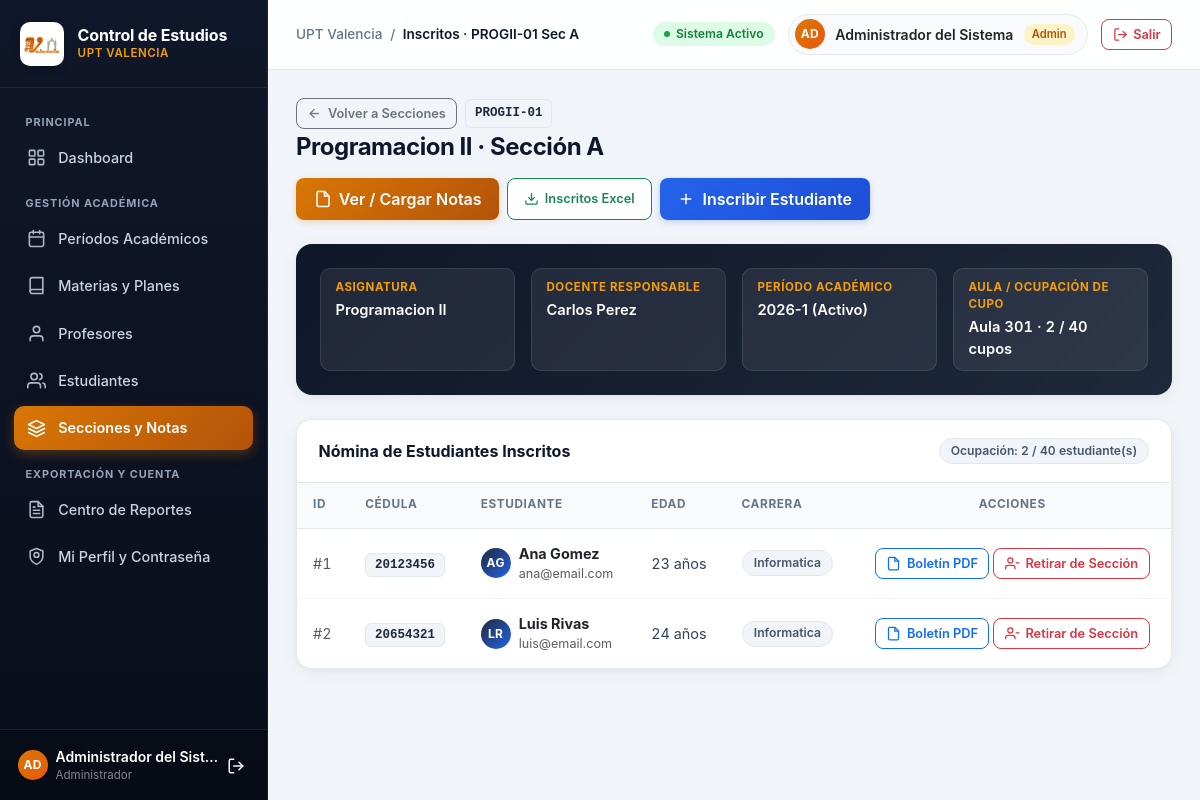
Screenshot of /seccion/estudiantes/1 (signed in) with the database file from the repository.
### tables this page shows
CREATE TABLE secciones (
    id INT AUTO_INCREMENT PRIMARY KEY,
    materia_id INT NOT NULL,
    profesor_id INT NOT NULL,
    periodo_id INT NOT NULL,
    codigo_seccion VARCHAR(10) NOT NULL,
    aula VARCHAR(30) NULL,
    horario VARCHAR(100) NULL,
    created_at TIMESTAMP DEFAULT CURRENT_TIMESTAMP,
    CONSTRAINT fk_seccion_materia FOREIGN KEY (materia_id)
        REFERENCES materias(id) ON DELETE RESTRICT ON UPDATE CASCADE,
    CONSTRAINT fk_seccion_profesor FOREIGN KEY (profesor_id)
        REFERENCES profesores(id) ON DELETE RESTRICT ON UPDATE CASCADE,
    CONSTRAINT fk_seccion_periodo FOREIGN KEY (periodo_id)
        REFERENCES periodos(id) ON DELETE RESTRICT ON UPDATE CASCADE,
    CONSTRAINT uk_seccion_periodo UNIQUE (materia_id, periodo_id, codigo_seccion)
);

CREATE TABLE materias (
    id INT AUTO_INCREMENT PRIMARY KEY,
    codigo VARCHAR(20) NOT NULL UNIQUE,
    nombre VARCHAR(100) NOT NULL,
    creditos INT NOT NULL DEFAULT 3,
    descripcion TEXT NULL,
    created_at TIMESTAMP DEFAULT CURRENT_TIMESTAMP
);

CREATE TABLE periodos (
    id INT AUTO_INCREMENT PRIMARY KEY,
    nombre VARCHAR(20) NOT NULL UNIQUE,
    estado ENUM('activo', 'cerrado') NOT NULL DEFAULT 'activo',
    created_at TIMESTAMP DEFAULT CURRENT_TIMESTAMP
);

CREATE TABLE estudiantes (
    id INT AUTO_INCREMENT PRIMARY KEY,
    cedula VARCHAR(20) NOT NULL UNIQUE,
    nombres VARCHAR(100) NOT NULL,
    apellidos VARCHAR(100) NOT NULL,
    fecha_nacimiento DATE NOT NULL,
    genero ENUM('M', 'F', 'Otro') NOT NULL,
    direccion VARCHAR(200) NULL,
    telefono VARCHAR(20) NULL,
    correo VARCHAR(150) NULL,
    carrera VARCHAR(100) NULL,
    seccion_id INT NULL,
    created_at TIMESTAMP DEFAULT CURRENT_TIMESTAMP,
    CONSTRAINT fk_estudiante_seccion FOREIGN KEY (seccion_id)
        REFERENCES secciones(id) ON DELETE SET NULL ON UPDATE CASCADE
);

### app/Views/seccion/estudiantes.php (the view, shortened to what the rows shown need)
<?php
require __DIR__ . '/../partials/header.php';
$inscritosActuales = count($estudiantes);
$cupoMaximo = max(1, intval($seccion['cupo_maximo'] ?? 30));
$periodoCerrado = ($seccion['periodo_estado'] ?? 'activo') === 'cerrado';
?>
<body>
<div class="ce-app-wrapper">
    <?php require __DIR__ . '/../partials/sidebar.php'; ?>
    <main class="ce-content">
        <div class="ce-page-header">
            <div>
                <div class="d-flex align-items-center gap-2 mb-1">
                    <a href="<?= BASE_URL ?>seccion/index" class="btn btn-sm btn-outline-secondary ce-action-btn">
                        <svg viewBox="0 0 24 24" fill="none" stroke="currentColor" stroke-width="2"><line x1="19" y1="12" x2="5" y2="12"/><polyline points="12 19 5 12 12 5"/></svg>
                        <span>Volver a Secciones</span>
                    </a>
                    <span class="ce-code-pill"><?= htmlspecialchars($seccion['materia_codigo'] ?? '') ?></span>
                </div>
                <h1 class="ce-page-title mb-0">
                    <?= htmlspecialchars($seccion['materia_nombre'] ?? '') ?> · Sección <?= htmlspecialchars($seccion['codigo_seccion'] ?? '') ?>
                </h1>
            </div>
        </div>
        <div class="ce-context-banner">
            <div class="row g-3">
                <div class="col-sm-6 col-lg-3">
                    <div class="ce-meta-item">
                        <div class="ce-meta-label">Asignatura</div>
                        <p class="ce-meta-value"><?= htmlspecialchars($seccion['materia_nombre'] ?? '') ?></p>
                    </div>
                </div>
                <div class="col-sm-6 col-lg-3">
                    <div class="ce-meta-item">
                        <div class="ce-meta-label">Período Académico</div>
                        <p class="ce-meta-value">
                            <?= htmlspecialchars($seccion['periodo_nombre'] ?? '') ?>
                            (<?= $periodoCerrado ? 'Cerrado' : 'Activo' ?>)
                        </p>
                    </div>
                </div>
                <div class="col-sm-6 col-lg-3">
                    <div class="ce-meta-item">
                        <div class="ce-meta-label">Aula / Ocupación de Cupo</div>
                        <p class="ce-meta-value tabular-nums">
                            <?= htmlspecialchars($seccion['aula'] ?? 'Sin asignar') ?> · <?= $inscritosActuales ?> / <?= $cupoMaximo ?> cupos
                        </p>
                    </div>
                </div>
            </div>
        </div>
        <div class="ce-card">
            <div class="table-responsive">
                <table class="table ce-table">
                    <thead>
                        <tr>
                            <th>ID</th>
                            <th>Cédula</th>
                            <th>Estudiante</th>
                            <th>Edad</th>
                            <th>Carrera</th>
                            <th class="text-center">Acciones</th>
                        </tr>
                    </thead>
                    <tbody>
                        <?php if (empty($estudiantes)): ?>
                            <tr>
                                <td colspan="6" class="text-center text-muted py-5">
                                    No hay estudiantes inscritos en esta sección todavía.
                                </td>
                            </tr>
                        <?php else: ?>
                            <?php foreach ($estudiantes as $estudiante): ?>
                                <?php
                                $iniInsc = strtoupper(substr($estudiante['nombres'] ?? 'E', 0, 1) . substr($estudiante['apellidos'] ?? '', 0, 1));
                                ?>
                                <tr>
                                    <td class="tabular-nums text-muted">#<?= htmlspecialchars($estudiante['id']) ?></td>
                                    <td>
                                        <span class="ce-code-pill tabular-nums"><?= htmlspecialchars($estudiante['cedula']) ?></span>
                                    </td>
                                    <td>
                                        <div class="d-flex align-items-center gap-2">
                                            <span class="ce-avatar ce-avatar-sm"><?= htmlspecialchars($iniInsc) ?></span>
                                            <div>
                                                <div class="fw-bold text-dark">
                                                    <?= htmlspecialchars($estudiante['nombres'] . ' ' . $estudiante['apellidos']) ?>
                                                </div>
                                                <?php if (!empty($estudiante['correo'])): ?>
                                                    <div class="text-muted small"><?= htmlspecialchars($estudiante['correo']) ?></div>
                                                <?php endif; ?>
                                            </div>
                                        </div>
                                    </td>
                                    <td class="tabular-nums"><?= htmlspecialchars($estudiante['edad'] ?? '—') ?> años</td>
                                    <td>
                                        <span class="ce-badge ce-badge-neutral"><?= htmlspecialchars($estudiante['carrera'] ?? 'Sin asignar') ?></span>
                                    </td>
                                    <td class="text-center">
                                        <div class="d-inline-flex flex-wrap justify-content-center gap-1">
                                            <a href="<?= BASE_URL ?>reporte/kardexPdf/<?= htmlspecialchars($estudiante['id']) ?>"
                                               target="_blank"
                                               class="btn btn-sm btn-outline-primary ce-action-btn"
                                               title="Descargar Boletín Individual del Estudiante en PDF">
                                                <svg viewBox="0 0 24 24" fill="none" stroke="currentColor" stroke-width="2"><path d="M14 2H6a2 2 0 0 0-2 2v16a2 2 0 0 0 2 2h12a2 2 0 0 0 2-2V8z"/><polyline points="14 2 14 8 20 8"/></svg>
                                                <span>Boletín PDF</span>
                                            </a>
                                            <?php if (!$periodoCerrado): ?>
                                                <button type="button"
                                                        class="btn btn-sm btn-outline-danger ce-action-btn js-quitar-estudiante"
                                                        data-id="<?= htmlspecialchars($estudiante['id']) ?>"
                                                        data-nombre="<?= htmlspecialchars($estudiante['nombres'] . ' ' . $estudiante['apellidos']) ?>">
                                                    <svg viewBox="0 0 24 24" fill="none" stroke="currentColor" stroke-width="2"><path d="M16 21v-2a4 4 0 0 0-4-4H5a4 4 0 0 0-4 4v2"/><circle cx="8.5" cy="7" r="4"/><line x1="23" y1="11" x2="17" y2="11"/></svg>
                                                    <span>Retirar de Sección</span>
                                                </button>
                                            <?php endif; ?>
                                        </div>
                                    </td>
                                </tr>
                            <?php endforeach; ?>
                        <?php endif; ?>
                    </tbody>
                </table>
            </div>
        </div>
    </main>
</div>
</body>
</html>

### rows the page displays
secciones: materia.codigo "PROGII-01", materia.nombre "Programacion II", codigo_seccion "A", periodo.nombre "2026-1", aula "Aula 301"
estudiantes: id "1", cedula "20123456", iniInsc "AG", nombres+apellidos "Ana Gomez", correo "ana@email.com", edad "23", carrera "Informatica"
estudiantes: id "2", cedula "20654321", iniInsc "LR", nombres+apellidos "Luis Rivas", correo "luis@email.com", edad "24", carrera "Informatica"

### other values shown
$iniciales "AD"
$nombreUsuario "Administrador del Sist…"
$pageHeading "Inscritos · PROGII-01 Sec A"
$nombreUsuario "Administrador del Sistema"
$rolActual "Admin"
$seccion['profesor_nombre'] "Carlos Perez"
$inscritosActuales "2"
$cupoMaximo "40"
